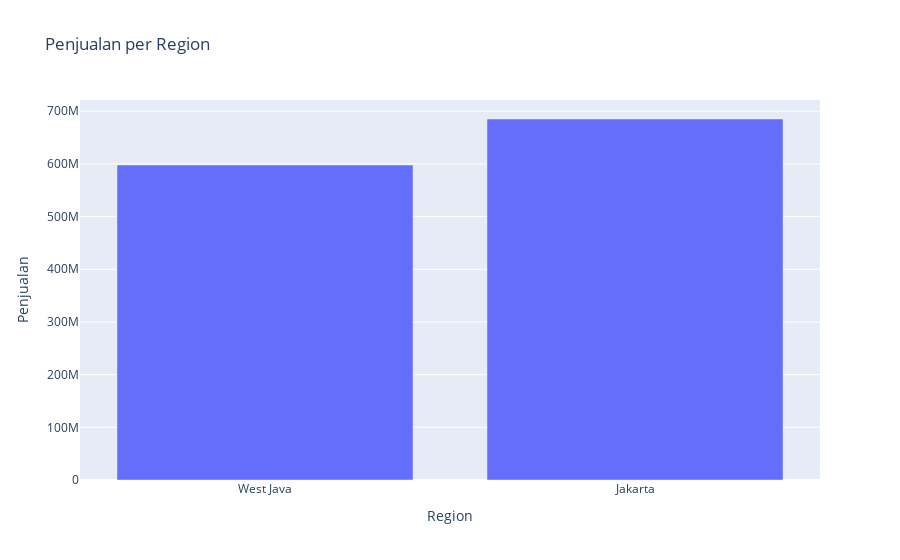

Notebook code cell kept with this figure:
### Markdown cell above
# Penjualan per Region

### Code cell
region_sales = df.groupby('Region')['Penjualan'].sum().sort_values()

fig = px.bar(region_sales, x=region_sales.index, y='Penjualan', 
             title='Penjualan per Region')
fig.show()

### Figure 1 — Plotly figure (JSON) as saved in the notebook; plotly's stock layout.template omitted (floating-point values rounded to 4 significant figures)
{"data": [{"alignmentgroup": "True", "hovertemplate": "Region=%{x}<br>Penjualan=%{y}<extra></extra>", "legendgroup": "", "marker": {"color": "#636efa", "pattern": {"shape": ""}}, "name": "", "offsetgroup": "", "orientation": "v", "showlegend": false, "textposition": "auto", "type": "bar", "x": ["West Java", "Jakarta"], "xaxis": "x", "y": [597932800, 685305600], "yaxis": "y"}], "layout": {"barmode": "relative", "legend": {"tracegroupgap": 0}, "title": {"text": "Penjualan per Region"}, "xaxis": {"anchor": "y", "domain": [0, 1], "title": {"text": "Region"}}, "yaxis": {"anchor": "x", "domain": [0, 1], "title": {"text": "Penjualan"}}}}
